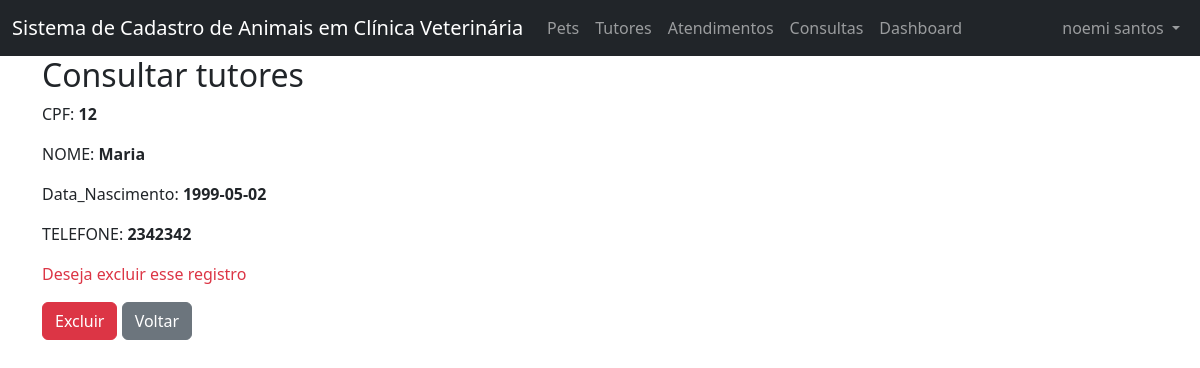
The page /projeto_p2/consultar_tutor.php?cpf=12 (signed in) on the database its author committed.
### tables this page shows
CREATE TABLE `tutores` (
  `cpf` int(11) NOT NULL,
  `nome_tutor` varchar(45) DEFAULT NULL,
  `data_nascimento` date DEFAULT NULL,
  `telefone` int(11) DEFAULT NULL
);

### projeto_p2/consultar_tutor.php (the view, shortened to what this page needs)
<?php
    require_once("cabecalho.php");
    function consultarTutor($cpf){
        require("conexao.php");
        try{
            $sql = "SELECT* FROM tutores WHERE cpf = ?";
            $stmt = $pdo->prepare($sql);
            $stmt->execute([$cpf]);
            $tutores = $stmt->fetch(PDO::FETCH_ASSOC);
            if (!$tutores){
                die("Erro ao consultar o registro!");
            } else{
                return $tutores;
            }
        } catch (Exception $e){
            die("Erro ao consultar tutor: ". $e->getMessage());
        }
    }
    if ($_SERVER['REQUEST_METHOD'] == "POST"){
        $cpf = $_POST['cpf'];
        excluirTutor($cpf);
    } else {
        $tutores = consultarTutor($_GET['cpf']);
    }
?>
<h2> Consultar tutores</h2>
<form method="post">
    <div class="mb-3">
        <p>CPF: <b><?= $tutores['cpf'] ?> </b> </p>
    </div>
    <div class="mb-3">
        <p>NOME: <b><?= $tutores['nome_tutor'] ?> </b> </p>
    </div>
    <div class="mb-3">
        <p>Data_Nascimento: <b><?= $tutores['data_nascimento'] ?> </b> </p>
    </div>
    <div class="mb-3">
        <p>TELEFONE: <b><?= $tutores['telefone'] ?> </b> </p>
    </div>
    <div class="mb-3">
        <p class="text-danger">Deseja excluir esse registro</p>
        <button type="submit" class="btn btn-danger">Excluir</button>
        <a href="tutores.php" class="btn btn-secondary">Voltar</a>
    </div>
<?php
    require_once("rodape.php");
?>

### rows shown on the page
tutores: cpf "12", nome_tutor "Maria", data_nascimento "1999-05-02", telefone "2342342"

### other values the page prints
$_SESSION['usuario'] "noemi santos"
